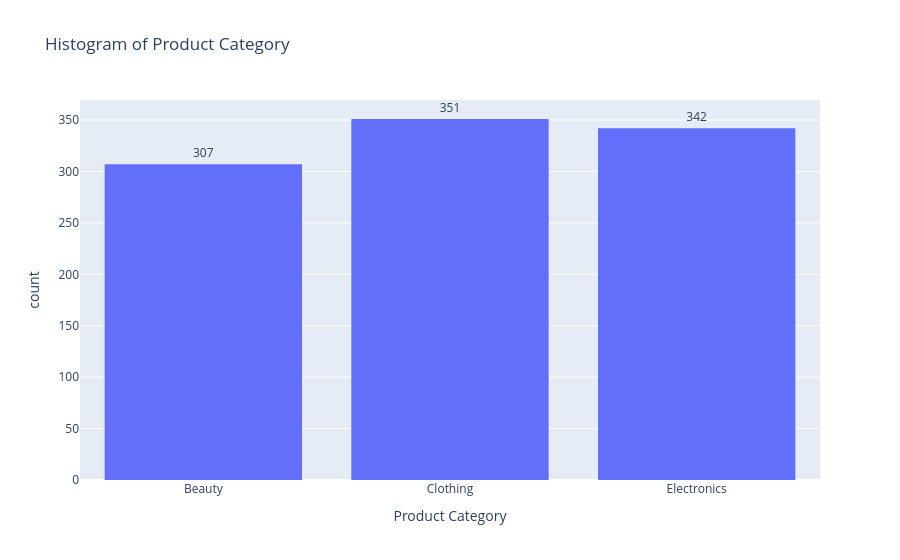

Notebook code cell kept with this figure:
### Code cell
# Create an interactive histogram
fig = px.histogram(df, x='Product Category', title='Histogram of Product Category', labels={'Product Category': 'Product Category', 'count': 'Frequency'})

# Update hover information to display frequency values
fig.update_traces(texttemplate='%{y}', textposition='outside')

# Show the plot
fig.show()

### Figure 1 — Plotly figure (JSON) as saved in the notebook; plotly's stock layout.template omitted (floating-point values rounded to 4 significant figures; data arrays with more than 128 entries replaced by an {"elided": "..."} marker saying what was removed)
{"data": [{"bingroup": "x", "hovertemplate": "Product Category=%{x}<br>count=%{y}<extra></extra>", "legendgroup": "", "marker": {"color": "#636efa", "pattern": {"shape": ""}}, "name": "", "orientation": "v", "showlegend": false, "textposition": "outside", "texttemplate": "%{y}", "type": "histogram", "x": {"elided": "1000 str values"}, "xaxis": "x", "yaxis": "y"}], "layout": {"barmode": "relative", "legend": {"tracegroupgap": 0}, "title": {"text": "Histogram of Product Category"}, "xaxis": {"anchor": "y", "domain": [0, 1], "title": {"text": "Product Category"}}, "yaxis": {"anchor": "x", "domain": [0, 1], "title": {"text": "count"}}}}
